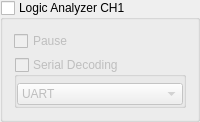
         <widget class="QGroupBox" name="busSifferGroup_CH1">
          <property name="title">
           <string>Logic Analyzer CH1</string>
          </property>
          <property name="checkable">
           <bool>true</bool>
          </property>
          <property name="checked">
           <bool>false</bool>
          </property>
          <layout class="QVBoxLayout" name="verticalLayout_7">
           <item>
            <widget class="QCheckBox" name="pause_LA">
             <property name="enabled">
              <bool>true</bool>
             </property>
             <property name="text">
              <string>Pause</string>
             </property>
            </widget>
           </item>
           <item>
            <widget class="QGroupBox" name="serialDecodingCheck_CH1">
             <property name="title">
              <string>Serial Decoding</string>
             </property>
             <property name="flat">
              <bool>true</bool>
             </property>
             <property name="checkable">
              <bool>true</bool>
             </property>
             <property name="checked">
              <bool>false</bool>
             </property>
             <layout class="QVBoxLayout" name="verticalLayout_6">
              <property name="spacing">
               <number>0</number>
              </property>
              <property name="leftMargin">
               <number>0</number>
              </property>
              <property name="topMargin">
               <number>6</number>
              </property>
              <property name="rightMargin">
               <number>0</number>
              </property>
              <property name="bottomMargin">
               <number>0</number>
              </property>
              <item>
               <widget class="QComboBox" name="serialDecodingModeSelect_CH1">
                <item>
                 <property name="text">
                  <string>UART</string>
                 </property>
                </item>
                <item>
                 <property name="text">
                  <string>SPI</string>
                 </property>
                </item>
                <item>
                 <property name="text">
                  <string>I2C</string>
                 </property>
                </item>
               </widget>
              </item>
             </layout>
            </widget>
           </item>
          </layout>
         </widget>
